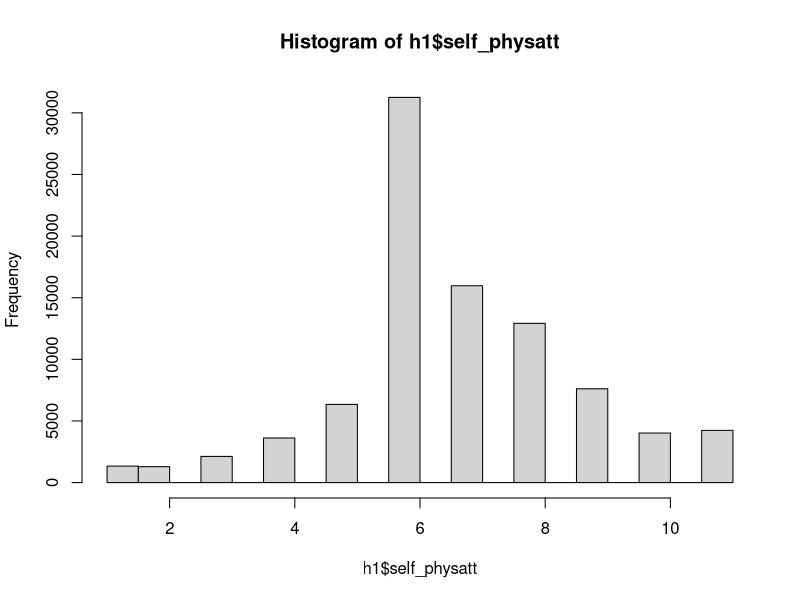
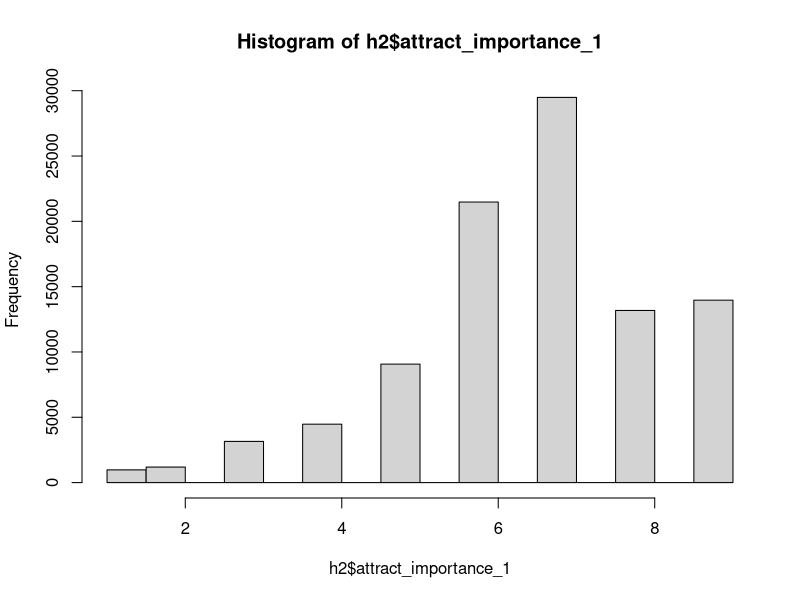
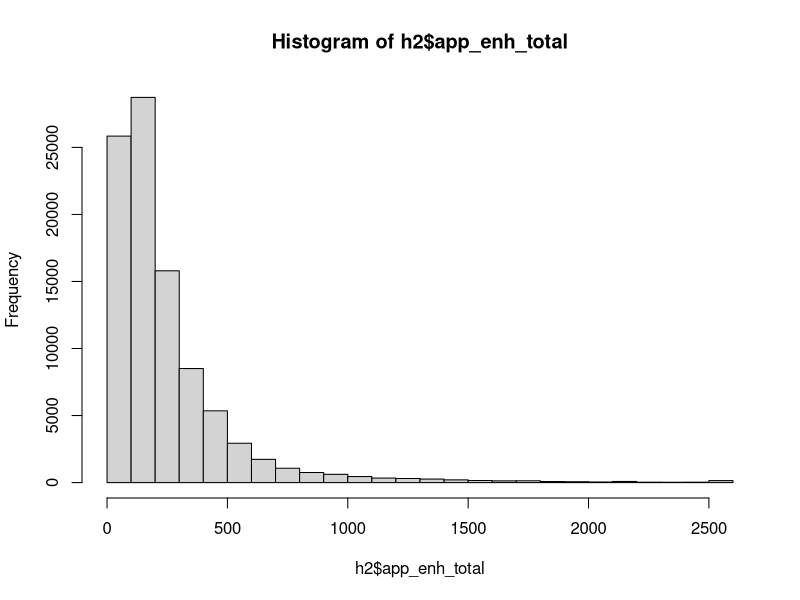
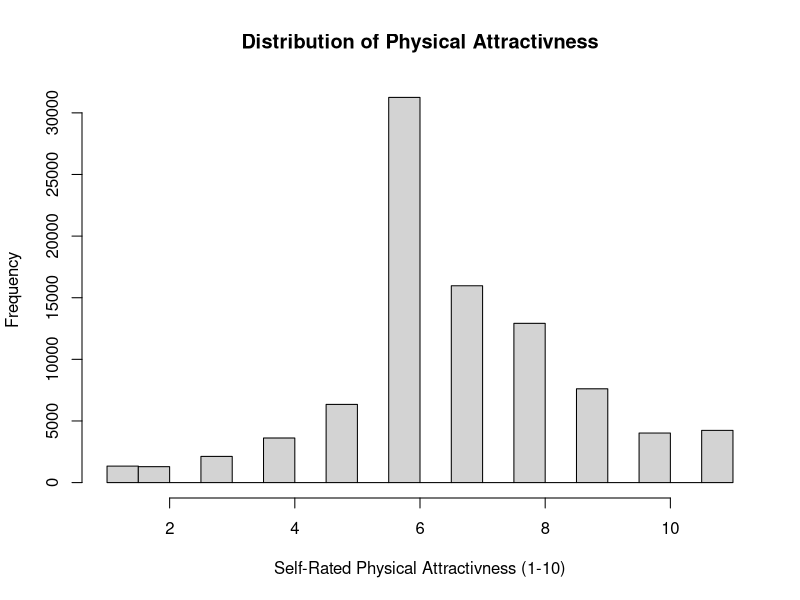
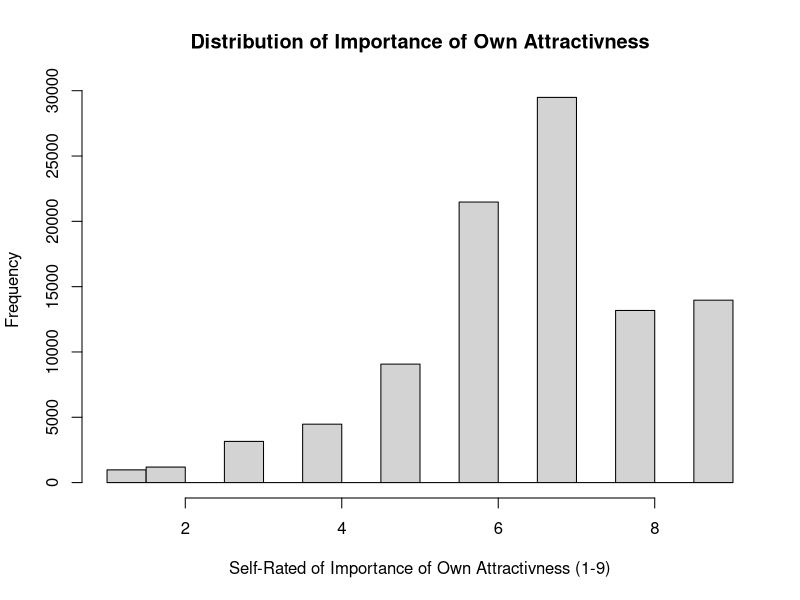
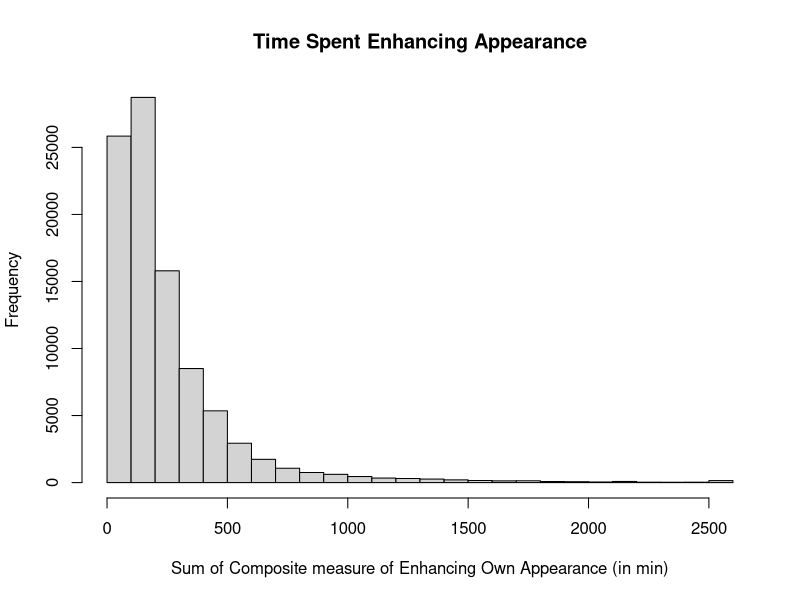

Here is the R script that generated these plots, in order: (Note: this script raises an error after producing the figures.)
## ---- chunk 1
# Open the project's .Rproj file before running chunks.
# Install psych once in the Console if needed: install.packages("psych")

install.packages("psych")
library(psych)

h1 <- read.csv("data/processed_data/practice_h1.csv")
h2 <- read.csv("data/processed_data/practice_h2.csv")

## ---- chunk 2
# A histogram groups numerical values into intervals (bins).
# Bar height shows how many observations fall in each interval.
# Start by looking at the distribution before calculating summary statistics.

hist(h1$self_physatt)
# hist(h1$cot_politics) # does not work because categoric variable
hist(h2$attract_importance_1)
hist(h2$app_enh_total)


# Add readable labels to histograms.
hist(h1$self_physatt,
     main = "Distribution of Physical Attractivness",
     xlab = "Self-Rated Physical Attractivness (1-10)")

hist(h2$attract_importance_1,
     main = "Distribution of Importance of Own Attractivness",
     xlab = "Self-Rated of Importance of Own Attractivness (1-9)")

hist(h2$app_enh_total,
     main = "Time Spent Enhancing Appearance",
     xlab = "Sum of Composite measure of Enhancing Own Appearance (in min)")

## ---- chunk 3
# Mean: add the scores and divide by the number of observed responses.
sum(is.na(h1$self_physatt)) # 0
sum(is.na(h1$cot_politics)) # 0
sum(is.na(h2$attract_importance_1)) # 0
sum(is.na(h2$app_enh_total)) # 0
# no NAs in all our data
mean(h1$self_physatt) # 6.777964
mean(h2$attract_importance_1) # 7.384656
mean(h2$app_enh_total) # 574.458

# Median: the middle score after sorting the responses.
median(h1$self_physatt) # 6
median(h2$attract_importance_1) # 7
median(h2$app_enh_total) # 420

# Table: count how many people are in each category.
table(h1$cot_politics)
#      center  center_left center_right     far_left    far_right 
#      34842        26063        11848         8083         2308 

# Range: return the minimum and maximum, rather than their difference.
range(h1$self_physatt) # 1 11
range(h2$attract_importance_1) # 1 9
range(h2$app_enh_total) # 0 2880

# IQR: the 75th percentile minus the 25th percentile.
IQR(h1$self_physatt) # 2
IQR(h2$attract_importance_1) # 2
IQR(h2$app_enh_total) # 291

## ---- chunk 4
# scale() uses z = (original score - mean) / standard deviation by default.
# Keep the original commitment scores and store the standardized values separately.
# scale() returns a matrix; as.numeric() makes a simple numeric column.

h1$self_physatt_z <- scale(h1$self_physatt) 
h2$attract_importance_1_z <- scale(h2$attract_importance_1)
h2$app_enh_total_z <- scale(h2$app_enh_total) 

# Standardized scores have mean approximately 0 and standard deviation 1.
round(mean(h1$self_physatt_z), digits = 5) # 0
round(mean(h2$attract_importance_1_z), digits = 5) # 0
round(mean(h2$app_enh_total_z), digits = 5) # 0

round(sd(h1$self_physatt_z), digits = 5) # 1
round(sd(h2$attract_importance_1_z), digits = 5) # 1
round(sd(h2$app_enh_total_z), digits = 5) # 1

# show hist
hist(h1$self_physatt_z)
hist(h2$attract_importance_1_z)
hist(h2$app_enh_total_z)

## ---- chunk 5
# Covariance describes whether two variables tend to move together.
# Positive: higher values tend to occur together. Negative: higher values tend to accompany lower values.
# Its size depends on the units and is not restricted to -1 through 1.
cov(h2$attract_importance_1, h2$app_enh_total, use = "complete.obs")
# use = "complete.obs" - only use when complete observations in both variables
# 96.68606

# Pearson correlation expresses a linear association on a -1 to 1 scale.
cor(h2$attract_importance_1, h2$app_enh_total, use = "complete.obs")
# 0.1288774
# slight positive associaton

# Select numerical variables only; do not include participant IDs or category codes.
cor_data <- h2[,c("attract_importance_1","app_enh_total")]

# A correlation matrix gives the correlation for each pair of columns.
# The diagonal is 1 because each variable is correlated with itself.
cor(cor_data, use = "complete.obs")
#                      attract_importance_1 app_enh_total
# attract_importance_1            1.0000000     0.1288774
# app_enh_total                   0.1288774     1.0000000

cor(h2[,c("attract_importance_1","app_enh_total")], use = "complete.obs")
# this works too without creating another df
#                      attract_importance_1 app_enh_total
# attract_importance_1            1.0000000     0.1288774
# app_enh_total                   0.1288774     1.0000000

## ---- chunk 6
# summary() reports minimum, quartiles, median, mean, maximum, and missing counts when present.
summary(h1)
summary(h2)

# psych::describe() reports n, mean, SD, median, minimum, maximum, range width (max minus min), skewness, kurtosis, and other summaries.
psych::describe(h1)
psych::describe(h2)

# However it does not report every statistic above: compute IQR, cov(), and cor() separately.
